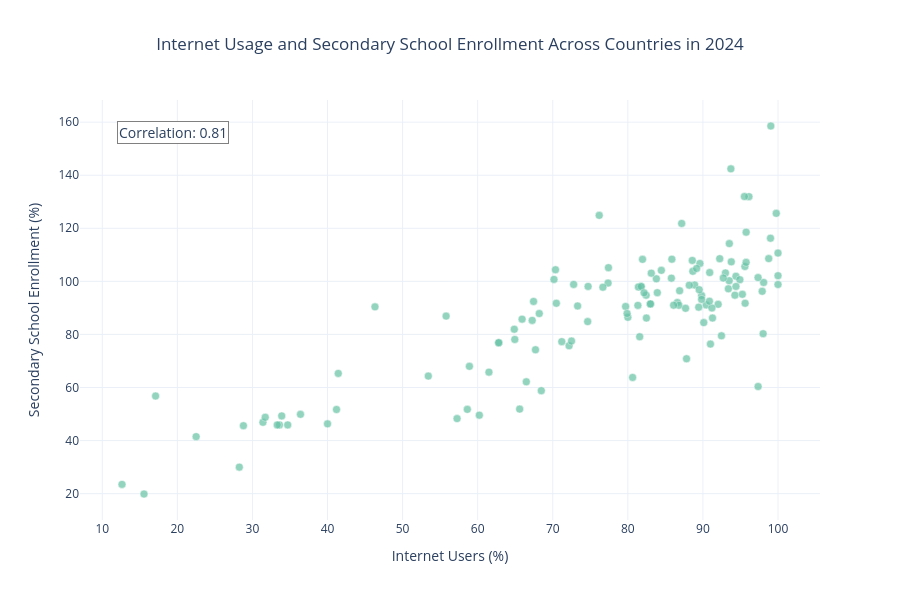

The code cell stored with this chart in its notebook:
### Markdown cell above
### Q4. Is internet usage related to secondary school enrollment?

### Code cell
latest_year = world_clean["year"].max()

q4_data = world_clean[
    world_clean["year"] == latest_year
].dropna(subset=["internet_users", "secondary_school_enrollment"])

q4_corr = q4_data["internet_users"].corr(q4_data["secondary_school_enrollment"])

fig = px.scatter(
    q4_data,
    x="internet_users",
    y="secondary_school_enrollment",
    hover_name="country",
    title=f"Internet Usage and Secondary School Enrollment Across Countries in {latest_year}",
    labels={
        "internet_users": "Internet Users (%)",
        "secondary_school_enrollment": "Secondary School Enrollment (%)"
    },
    color_discrete_sequence=px.colors.qualitative.Set2
)

fig.update_traces(
    marker=dict(size=8, opacity=0.7, line=dict(width=0.5, color="white"))
)

fig.update_layout(
    template="plotly_white",
    width=900,
    height=600,
    title_x=0.5,
    plot_bgcolor="white",
    paper_bgcolor="white"
)

fig.add_annotation(
    x=0.05,
    y=0.95,
    xref="paper",
    yref="paper",
    text=f"Correlation: {q4_corr:.2f}",
    showarrow=False,
    font=dict(size=14),
    bgcolor="white",
    bordercolor="gray",
    borderwidth=1
)

fig.show()

# I compared internet usage with secondary school enrollment.
# This helps show whether technology access and education are connected.

### Figure 1 — Plotly figure (JSON) as saved in the notebook; plotly's stock layout.template omitted (floating-point values rounded to 4 significant figures)
{"data": [{"hovertemplate": "<b>%{hovertext}</b><br><br>Internet Users (%)=%{x}<br>Secondary School Enrollment (%)=%{y}<extra></extra>", "hovertext": ["Africa Eastern and Southern", "Africa Western and Central", "Albania", "Algeria", "Andorra", "Armenia", "Australia", "Austria", "Azerbaijan", "Bahamas, The", "Bahrain", "Bangladesh", "Barbados", "Belarus", "Belize", "Bhutan", "Bolivia", "Brazil", "Bulgaria", "Burkina Faso", "Cambodia", "Chad", "Chile", "Costa Rica", "Cote d'Ivoire", "Cuba", "Cyprus", "Denmark", "Dominican Republic", "East Asia & Pacific", "East Asia & Pacific (IDA & IBRD countries)", "East Asia & Pacific (excluding high income)", "Egypt, Arab Rep.", "El Salvador", "Estonia", "Europe & Central Asia", "Europe & Central Asia (IDA & IBRD countries)", "Europe & Central Asia (excluding high income)", "Fiji", "Finland", "France", "Georgia", "Germany", "Ghana", "Grenada", "Guatemala", "Guyana", "High income", "Honduras", "Hong Kong SAR, China", "Hungary", "IBRD only", "IDA & IBRD total", "IDA blend", "IDA only", "IDA total", "India", "Indonesia", "Israel", "Jamaica", "Jordan", "Kazakhstan", "Kiribati", "Korea, Rep.", "Kyrgyz Republic", "Lao PDR", "Latin America & Caribbean", "Latin America & Caribbean (excluding high income)", "Latin America & the Caribbean (IDA & IBRD countries)", "Latvia", "Least developed countries: UN classification", "Lebanon", "Lithuania", "Low income", "Lower middle income", "Luxembourg", "Macao SAR, China", "Malaysia", "Marshall Islands", "Mauritius", "Mexico", "Middle East, North Africa, Afghanistan & Pakistan", "Moldova", "Monaco", "Morocco", "Namibia", "Nauru", "Nepal", "New Zealand", "Niger", "North America", "Norway", "Oman", "Pakistan", "Palau", "Paraguay", "Peru", "Philippines", "Poland", "Qatar", "Rwanda", "San Marino", "Saudi Arabia", "Serbia", "Seychelles", "Slovak Republic", "Small states", "South Asia", "South Asia (IDA & IBRD)", "Spain", "St. Lucia", "St. Vincent and the Grenadines", "Sub-Saharan Africa", "Sub-Saharan Africa (IDA & IBRD countries)", "Sub-Saharan Africa (excluding high income)", "Sweden", "Switzerland", "Tajikistan", "Thailand", "Tonga", "Trinidad and Tobago", "Ukraine", "United Arab Emirates", "Upper middle income", "Uzbekistan", "Venezuela, RB", "World", "Zambia"], "legendgroup": "", "marker": {"color": "rgb(102,194,165)", "line": {"color": "white", "width": 0.5}, "opacity": 0.7, "size": 8, "symbol": "circle"}, "mode": "markers", "name": "", "orientation": "v", "showlegend": false, "type": "scatter", "x": [28.8, 40.0, 85.86, 77.42, 94.4, 81.34, 96.13, 94.92, 90.44, 92.47, 100.0, 53.42, 70.36, 94.26, 80.01, 91.28, 79.7, 84.46, 82.44, 28.25, 68.48, 12.63, 95.59, 87.17, 41.43, 70.48, 89.6, 99.77, 91.0, 86.6, 86.8, 86.1, 74.65, 66.48, 92.24, 90.9, 88.9, 85.8, 74.71, 93.72, 88.65, 83.8, 93.5, 72.18, 70.16, 60.22, 83.0, 93.0, 58.62, 95.76, 93.78, 79.9, 67.7, 41.2, 33.9, 36.4, 64.94, 72.78, 88.18, 90.11, 95.62, 93.39, 89.44, 97.9, 92.03, 65.59, 81.7, 81.4, 81.8, 92.71, 31.4, 80.63, 89.16, 22.5, 58.9, 98.76, 89.83, 98.02, 65.92, 73.31, 83.12, 61.5, 77.37, 99.04, 91.2, 64.87, 83.01, 46.32, 93.52, 15.56, 94.4, 99.0, 95.25, 57.25, 83.93, 81.58, 81.96, 67.26, 88.58, 98.09, 31.7, 97.35, 100.0, 87.69, 87.82, 89.83, 72.5, 62.8, 62.8, 95.76, 68.21, 76.19, 33.6, 33.3, 34.7, 95.53, 97.34, 55.79, 90.87, 67.44, 82.16, 82.47, 100.0, 86.9, 89.51, 76.68, 71.2, 17.1], "xaxis": "x", "y": [45.61, 46.3, 108.4, 105.2, 101.9, 90.95, 131.9, 100.6, 91.12, 79.49, 98.81, 64.3, 104.4, 94.79, 86.46, 86.18, 90.53, 104.1, 94.78, 29.99, 58.79, 23.49, 105.6, 121.8, 65.31, 91.75, 106.7, 125.6, 76.36, 92.02, 90.98, 91.01, 84.83, 62.14, 108.5, 103.3, 98.63, 101.2, 98.09, 142.4, 103.8, 101.0, 100.2, 75.72, 100.7, 49.58, 91.43, 103.2, 51.76, 107.2, 107.4, 87.88, 74.22, 51.7, 49.29, 49.88, 78.11, 98.84, 98.55, 84.46, 91.75, 97.2, 90.28, 96.25, 91.34, 51.85, 98.02, 97.85, 98.04, 101.3, 46.89, 63.79, 104.9, 41.49, 67.98, 108.6, 94.66, 80.28, 85.76, 90.72, 103.1, 65.79, 99.34, 158.5, 89.98, 81.96, 91.51, 90.39, 114.2, 19.87, 98.09, 116.3, 95.12, 48.28, 95.73, 79.13, 108.3, 85.29, 107.9, 99.58, 48.79, 60.37, 110.7, 89.84, 70.82, 93.19, 77.51, 76.87, 76.87, 118.5, 87.87, 124.9, 45.91, 45.91, 45.9, 132.0, 101.4, 86.9, 92.51, 92.43, 95.68, 86.17, 102.1, 96.46, 96.84, 97.79, 77.28, 56.79], "yaxis": "y"}], "layout": {"annotations": [{"bgcolor": "white", "bordercolor": "gray", "borderwidth": 1, "font": {"size": 14}, "showarrow": false, "text": "Correlation: 0.81", "x": 0.05, "xref": "paper", "y": 0.95, "yref": "paper"}], "height": 600, "legend": {"tracegroupgap": 0}, "paper_bgcolor": "white", "plot_bgcolor": "white", "title": {"text": "Internet Usage and Secondary School Enrollment Across Countries in 2024", "x": 0.5}, "width": 900, "xaxis": {"anchor": "y", "domain": [0, 1], "title": {"text": "Internet Users (%)"}}, "yaxis": {"anchor": "x", "domain": [0, 1], "title": {"text": "Secondary School Enrollment (%)"}}}}
